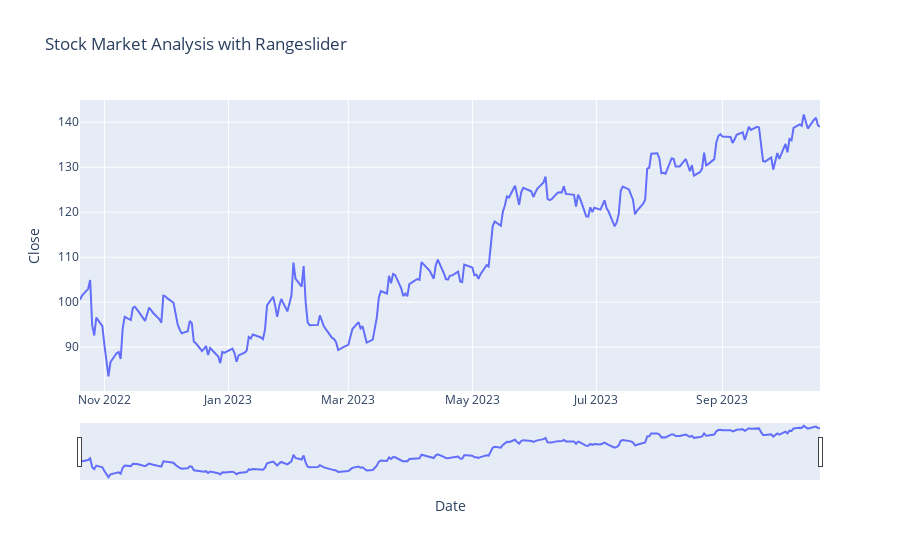

The cell this chart's notebook holds for it:
### Markdown cell above
## Range Slider

### Code cell
figure = px.line(data, x='Date', y='Close', 
                 title='Stock Market Analysis with Rangeslider')
figure.update_xaxes(rangeslider_visible=True)
figure.show()

### Figure 1 — Plotly figure (JSON) as saved in the notebook; plotly's stock layout.template omitted (floating-point values rounded to 4 significant figures; data arrays with more than 128 entries replaced by an {"elided": "..."} marker saying what was removed)
{"data": [{"hovertemplate": "Date=%{x}<br>Close=%{y}<extra></extra>", "legendgroup": "", "line": {"color": "#636efa", "dash": "solid"}, "marker": {"symbol": "circle"}, "mode": "lines", "name": "", "orientation": "v", "showlegend": false, "type": "scatter", "x": {"elided": "251 str values"}, "xaxis": "x", "y": {"elided": "251 float values"}, "yaxis": "y"}], "layout": {"autosize": true, "legend": {"tracegroupgap": 0}, "title": {"text": "Stock Market Analysis with Rangeslider"}, "xaxis": {"anchor": "y", "autorange": true, "domain": [0, 1], "range": ["2022-10-20", "2023-10-19"], "rangeslider": {"autorange": true, "range": ["2022-10-20", "2023-10-19"], "visible": true, "yaxis": {"_template": null, "rangemode": "match"}}, "title": {"text": "Date"}, "type": "date"}, "yaxis": {"anchor": "x", "autorange": true, "domain": [0, 1], "range": [80.26, 144.9], "title": {"text": "Close"}, "type": "linear"}}}
